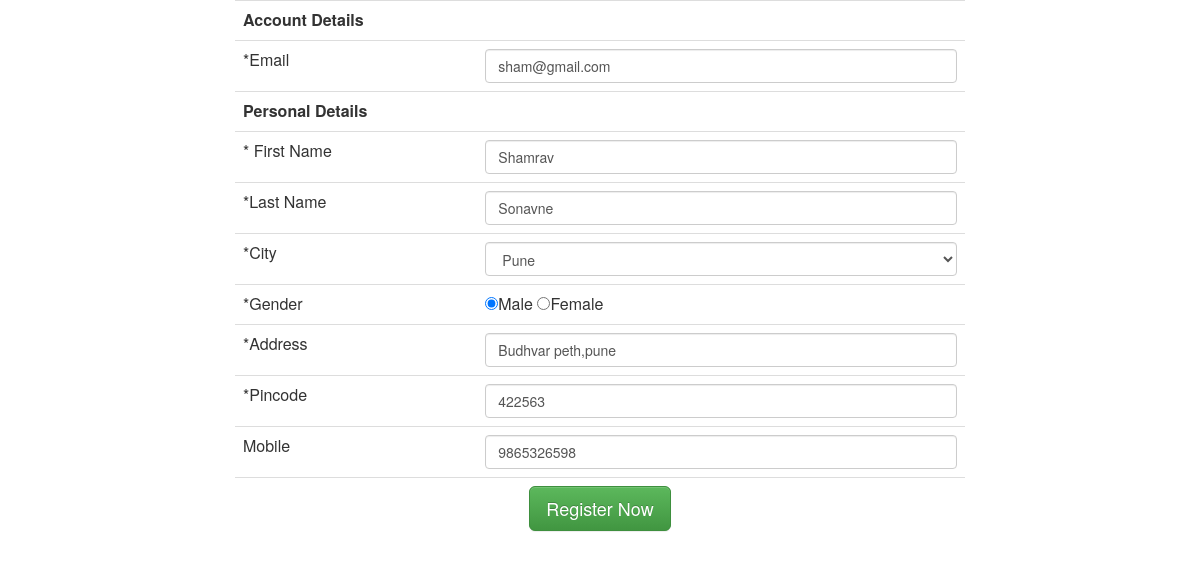
The app's page /_updateprofile/index.php (signed in) with its own data.
### tables this page shows
CREATE TABLE IF NOT EXISTS `tbluser` (
`user_id` int(11) NOT NULL,
  `user_email` text NOT NULL,
  `user_password` text NOT NULL,
  `user_name` text NOT NULL,
  `user_lname` varchar(50) NOT NULL,
  `user_city` varchar(50) NOT NULL,
  `user_gender` text NOT NULL,
  `user_pincode` varchar(20) NOT NULL,
  `user_address` varchar(60) NOT NULL,
  `user_mobile` double NOT NULL,
  `product_id` int(11) NOT NULL
);

### _updateprofile/index.php (the view, shortened to what this page needs)
<link rel="stylesheet" href="../bootstrap-3.2.0-dist/css/bootstrap.min.css">
<link rel="stylesheet" href="../bootstrap-3.2.0-dist/css/bootstrap-theme.min.css">
<link href="../css/style.css" rel="stylesheet" />
<?php
$cmb_city=null;$txt_email=null;$rdo_gender=1;$txt_pincode=null;
$txt_address=null;$txt_name=null;$txt_last_name=null;$txt_mobile=null;
$con = mysqli_connect('localhost','root','','dbshopping') or die(mysqli_connect_error());
extract($_POST);
if ($_SESSION['user_id'] != null)
        {	extract($_POST);
            $userid = $_SESSION['user_id'];
			$qr = mysqli_query($con,"select * from tbluser where user_id=".$userid);
			if($r=mysqli_fetch_assoc($qr))
			{
			     extract($r);
				 $txt_email=$r['user_email'];
				 $txt_name=$r['user_name'];
				 $txt_last_name=$r['user_lname'];
				 $cmb_city=$r['user_city'];
				 $rdo_gender=$r['user_gender'];
				 $txt_pincode=$r['user_pincode'];
				 $txt_address=$r['user_address'];
				 $txt_mobile=$r['user_mobile'];
		   }
		}
?>
<div class="container">
<div class="col-md-8">
<form method="post">
<table class="table">
	<tr>
    	<th colspan="2">
        	Account Details
        </th>
    </tr>
    <tr>
    	<td>*Email</td>
        <td>
        	<input type="text" name="txt_email" class="form-control" placeholder="you@gmail.com" value="<?=$txt_email?>" />
        </td>
    </tr>
     <tr>
    	<th colspan="2">
        	Personal Details
        </th>
    </tr>
    <tr>
    	<td>* First Name</td>
        <td>
        	<input type="text" name="txt_name" value="<?=$txt_name?>" placeholder="First Name" class="form-control" />
        </td>
    </tr>
    <tr>
    	<td>*Last Name</td>
        <td>
        	<input type="text" name="txt_last_name" value="<?=$txt_last_name?>" placeholder="Last Name" class="form-control" />
        </td>
    </tr>
    <tr>
    	<td>*City</td>
        <td>
        	<select name="cmb_city" class="form-control" value="<?=$cmb_city?>">
            	<?php
                	$city = array('Nashik','Pune','Mumbai','Niphad','Delhi');
					foreach($city as $v)
					{
						if($cmb_city==$v)
							echo "<option selected>$v</option>";
						else
							echo "<option>$v</option>";
					}
				?>
            </select>
        </td>
    </tr>
    <tr>
    	<td>*Gender</td>
        <td>
        	<?php
				$gender = array('Male'=>1,'Female'=>0);
				foreach($gender as $k=>$v)
				{
					if($rdo_gender==$v)
						echo "<input checked type='radio' value='$v' name='rdo_gender'>$k ";
					else
						echo "<input type='radio' value='$v' name='rdo_gender'>$k ";
				}
			?>
        </td>
    </tr>
    <tr>
    	<td>*Address</td>
        <td>
        	<input type="text" name="txt_address" class="form-control" placeholder="Address" value="<?=$txt_address?>" />
        </td>
    </tr>
     <tr>
    	<td>*Pincode</td>
        <td>
        	<input type="text" name="txt_pincode" class="form-control" placeholder="Pincode" value="<?=$txt_pincode?>" />
        </td>
    </tr>
    <tr>
    	<td>Mobile</td>
        <td>
        	<input type="text" name="txt_mobile" class="form-control" placeholder="mobile"  value="<?=$txt_mobile?>"/>
        </td>
    </tr>
    <tr>
    	<td colspan="2" align="center">
        	<input type="submit" name="btn_register" value="Register Now" class="btn btn-lg btn-success" />
        </td>
    </tr>
</table>
</form>
</div>
</div>

### records on screen
tbluser: txt_email "sham@gmail.com", txt_name "Shamrav", txt_last_name "Sonavne", cmb_city "Pune", txt_address "Budhvar peth,pune", txt_pincode "422563", txt_mobile "9865326598"

### other values on screen
$k "Male"
$k "Female"
